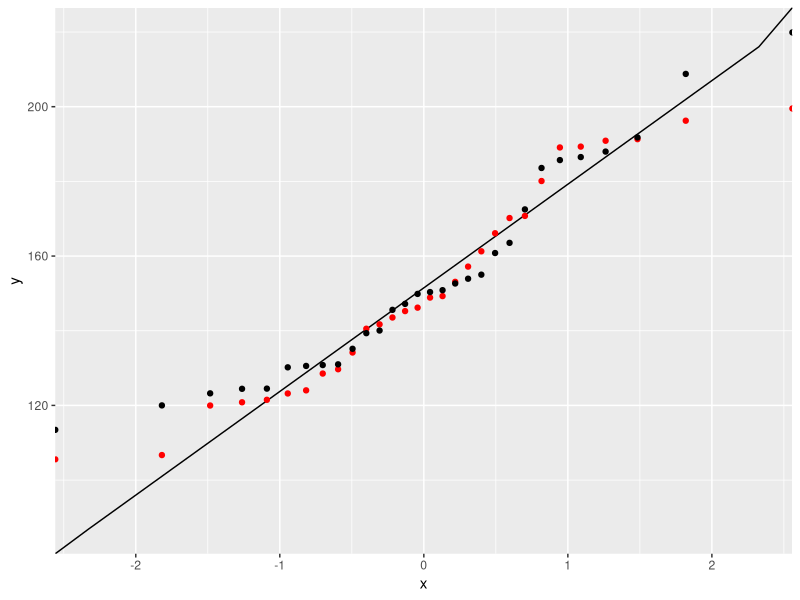

This figure's R source:
# I am going to create a qq plot

# what the hell was i even trying
# Here adding another line
# This is so that we can have two commits ahead
# This here is just for the testing branch

# First lets get the variable in one uniform and one normal
 var1 <- runif(30,100,200)
 var2 <- rnorm(30,mean = mean(var1),sd = sd(var1))
# Now I will create nearly 100 quantiles and there z value for norm
 z_values <- qnorm(seq(0,1,1/100))
# for these values i need to find the real values
 real_values <- mean(var1) + z_values*sd(var1)
 library(ggplot2)
 var1_order <- var1[order(var1)]
var2_order <- var2[order(var2)] 
quantiles_values <- seq(0,1,1/29)
z_quantile <- qnorm(quantiles_values)
df1 <- data.frame(x = z_values, y =  real_values)
df2 <- data.frame(Quantiles = quantiles_values, Variable1 = var1_order,
                  Variable2 = var2_order, z = z_quantile)
p <- ggplot(df1,aes(x,y)) + geom_line()
p1 <- p + geom_point(data=df2,aes(z,Variable1),color="red")
p1 + geom_point(data=df2,aes(z,Variable2))
